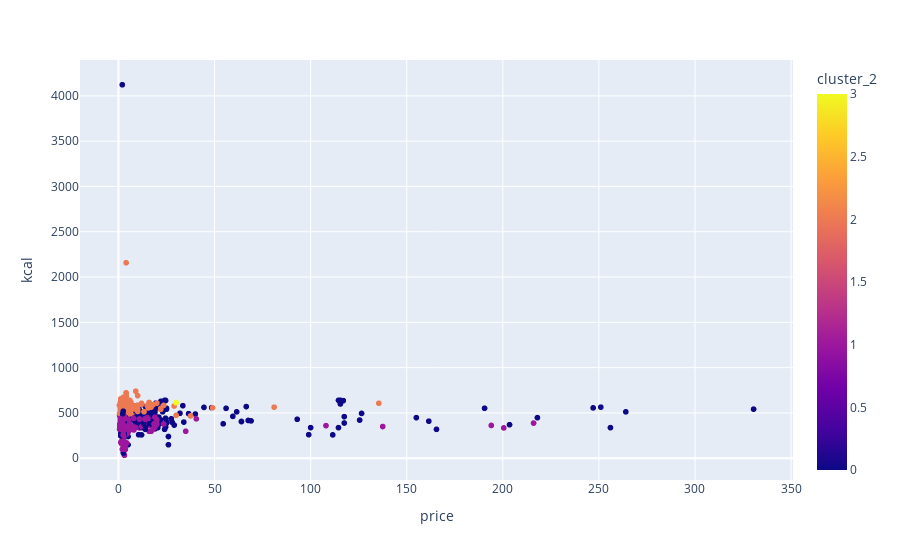

Source (notebook cell):
### Code cell
fig = px.scatter(df, x="price", y="kcal", color="cluster_2")
fig.show()

### Figure 1 — Plotly figure (JSON) as saved in the notebook; plotly's stock layout.template omitted (floating-point values rounded to 4 significant figures; data arrays with more than 128 entries replaced by an {"elided": "..."} marker saying what was removed)
{"data": [{"hovertemplate": "price=%{x}<br>kcal=%{y}<br>cluster_2=%{marker.color}<extra></extra>", "legendgroup": "", "marker": {"color": {"elided": "1232 int values"}, "coloraxis": "coloraxis", "symbol": "circle"}, "mode": "markers", "name": "", "showlegend": false, "type": "scattergl", "x": {"elided": "1232 float values"}, "xaxis": "x", "y": {"elided": "1232 float values"}, "yaxis": "y"}], "layout": {"autosize": true, "coloraxis": {"colorbar": {"title": {"text": "cluster_2"}}, "colorscale": [[0, "#0d0887"], [0.1111, "#46039f"], [0.2222, "#7201a8"], [0.3333, "#9c179e"], [0.4444, "#bd3786"], [0.5556, "#d8576b"], [0.6667, "#ed7953"], [0.7778, "#fb9f3a"], [0.8889, "#fdca26"], [1, "#f0f921"]]}, "legend": {"tracegroupgap": 0}, "margin": {"t": 60}, "xaxis": {"anchor": "y", "autorange": true, "domain": [0, 1], "range": [-19.3, 350.3], "title": {"text": "price"}, "type": "linear"}, "yaxis": {"anchor": "x", "autorange": true, "domain": [0, 1], "range": [-283.7, 4440.0], "title": {"text": "kcal"}, "type": "linear"}}}
